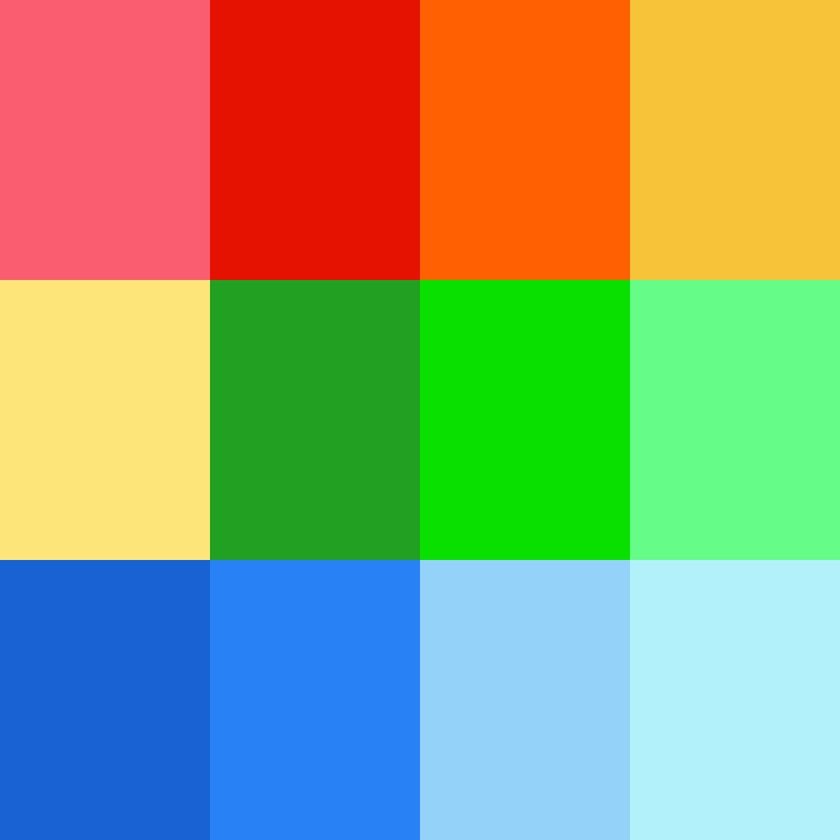
#> input picture K_means_cores/Labels/treino.jpg, 840 x 840 px, shrunk from 1200 x 1200 before the run, found by its file name
$ jupyter execute Deteccao_cores_K_means.ipynb
#> lines starting #> are read from the running program, lines starting #| are printed output that depends on the picture; after the words box and inside, x2 and y2 are one past the last pixel; in counts of white or black regions, pixels touching at a corner belong together
[cell 1]
import numpy as np
import pandas as pd
import matplotlib.pyplot as plt
import cv2
from sklearn.cluster import KMeans

[cell 2]
from google.colab.patches import cv2_imshow

[cell 3]
img=cv2.imread('treino.jpg')
#> img is the input picture: shape (840, 840, 3); mean B, G, R 118.2, 162.1, 147.4
cv2_imshow(img)

[cell 4]
img=cv2.cvtColor(img,cv2.COLOR_BGR2RGB)
cv2_imshow(img)

[cell 5]
img.shape[1]*img.shape[0]
#> Out = 705600

[cell 6]
img=img.reshape((img.shape[1]*img.shape[0],3))
img.shape
#> Out = (705600, 3)

[cell 7]
kmeans=KMeans(n_clusters=12)
s=kmeans.fit(img)

[cell 8]
kmeans

[cell 9]
s

[cell 10]
labels=kmeans.labels_
print(labels)
labels=list(labels)

[cell 11]
len(labels)

[cell 12]
centroid=kmeans.cluster_centers_
print(centroid)

[cell 13]
type(centroid)

[cell 14]
# centroid=[[255, 92,  108],
#           [ 223, 20, 7],
#           [ 255, 96, 0],
#           [244, 199, 54],
#           [255, 229, 118],
#           [29, 165, 29],
#           [27, 213, 15],
#           [106, 254, 128],
#           [25, 99, 212],
#           [45, 128, 236],
#           [149, 211, 252],
#           [181,  239, 251]]

[cell 15]
# centroid=np.array(centroid)
# type(centroid)

[cell 16]
# kmeans.cluster_centers_=centroid

**Teste**

[cell 17]
img=cv2.imread('teste.jpg')
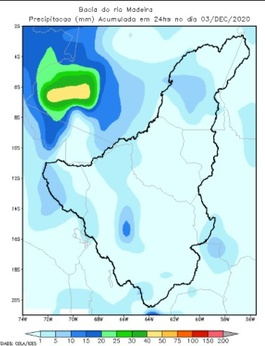
#> input picture K_means_cores/teste.jpg, 265 x 346 px, shrunk from 378 x 494 before the run
#> img is the input picture: shape (346, 265, 3); mean B, G, R 234.6, 229.3, 195.2
cv2_imshow(img)

[cell 18]
img=cv2.cvtColor(img,cv2.COLOR_BGR2RGB)
cv2_imshow(img)

[cell 19]
img=img.reshape((img.shape[1]*img.shape[0],3))
img.shape
#> Out = (91690, 3)

[cell 20]
kmeans.predict(img)
labels=kmeans.labels_
list(labels)

[cell 21]
labels=list(labels)
print(labels)

[cell 22]
percent=[]
for i in range(len(centroid)):
  j=labels.count(i)
  j=j/(len(labels))
  percent.append(j)
print(percent)

[cell 23]
# img=cv2.imread('teste.jpg')
# cv2_imshow(img)

[cell 24]
plt.pie(percent,colors=np.array(centroid/255),labels=np.arange(len(centroid)))
plt.show()
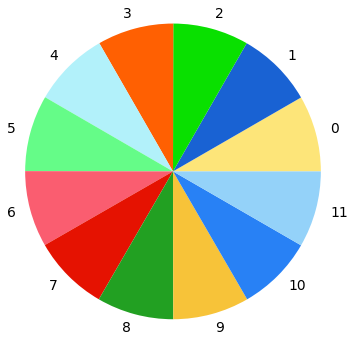
#> figure drawn by matplotlib, 1 panel

[cell 25]
import cv2
import numpy as np
import matplotlib.pyplot as plt

def mostrar_inRange(img, mask):
    imask = mask > 0
    sliced = np.zeros_like(img, np.uint8)
    sliced[imask] = img[imask]
    plt.subplot(211)
    plt.imshow(sliced)
    plt.subplot(212)
    plt.imshow(img)
    plt.show()

img = cv2.imread("teste.jpg")
gray = cv2.cvtColor(img, cv2.COLOR_BGR2GRAY)
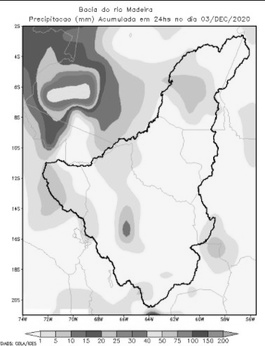
#> gray: shape (346, 265); min 4, max 255, mean 219.7
ret, imgThresh = cv2.threshold(gray, 127, 255, cv2.THRESH_BINARY)
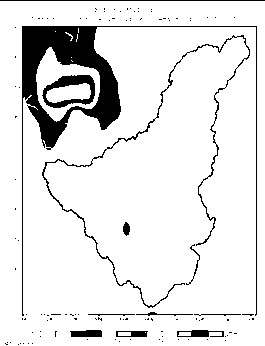
#> imgThresh: shape (346, 265); 89.8% white; 117 black regions (105 under 20 px), largest, box (x1, y1, x2, y2) and area: (22, 26, 257, 316) 6129, (42, 35, 250, 308) 1162, (42, 75, 95, 108) 733

somenteAsfalto = cv2.inRange(img, 200, 255)
#> somenteAsfalto: shape (346, 265); every value is 0
somenteTerra = cv2.inRange(img, 100, 200)
somenteVerde = cv2.inRange(img, 0, 50)

pixelsAsfalto = cv2.countNonZero(somenteAsfalto)
#> pixelsAsfalto = 0
pixelsTerra = cv2.countNonZero(somenteTerra)
#> pixelsTerra = 0
pixelsVerde = cv2.countNonZero(somenteVerde)
#> pixelsVerde = 0

pixelsTotal = img.size
#> pixelsTotal = 275070

mostrar_inRange(img, somenteAsfalto)
#> in mostrar_inRange, `sliced[imask] = img[imask]`: sliced: shape (346, 265, 3); every value is 0
mostrar_inRange(img, somenteTerra)
mostrar_inRange(img, somenteVerde)

print(' % Asfalto: ', (pixelsAsfalto/pixelsTotal)*100)
print(' % Terra: ', (pixelsTerra /pixelsTotal)*100)
print(' % Verde: ', (pixelsVerde/pixelsTotal)*100)
